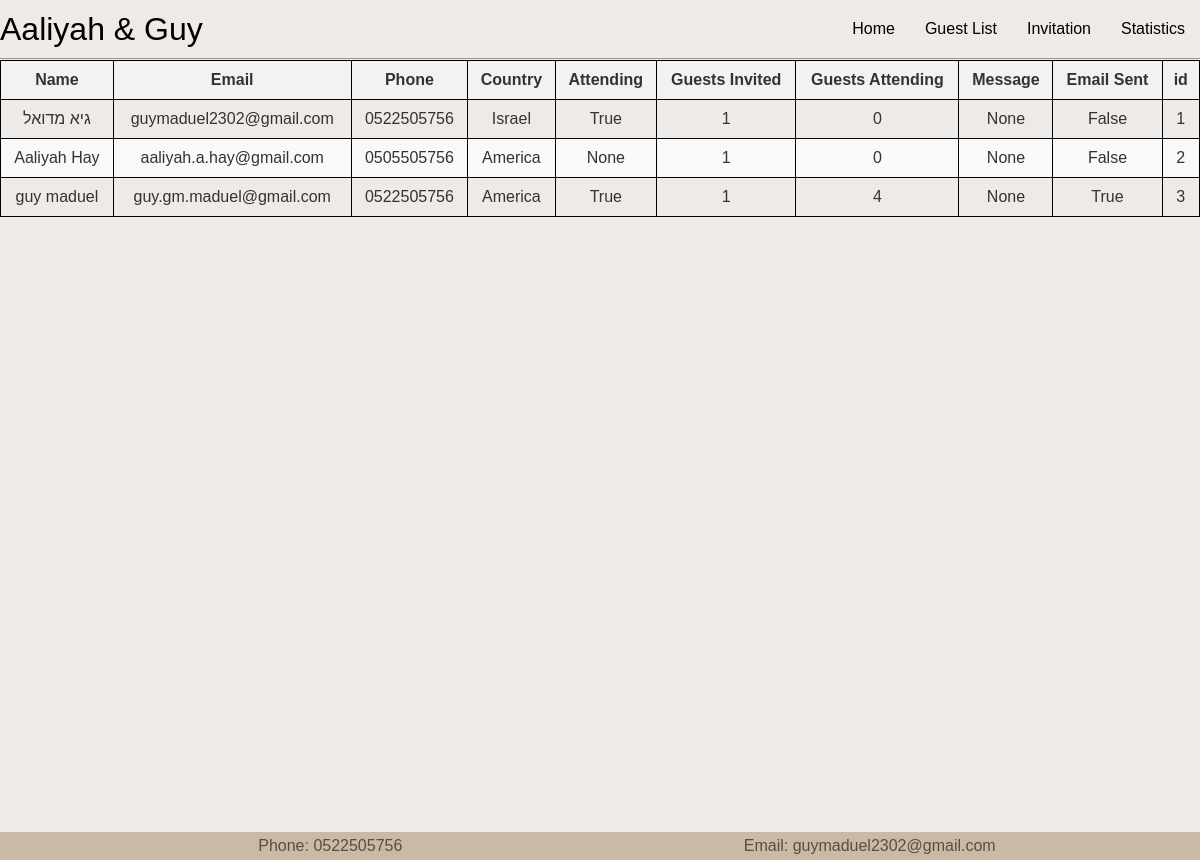
Page /guests/ on the earlier database version.
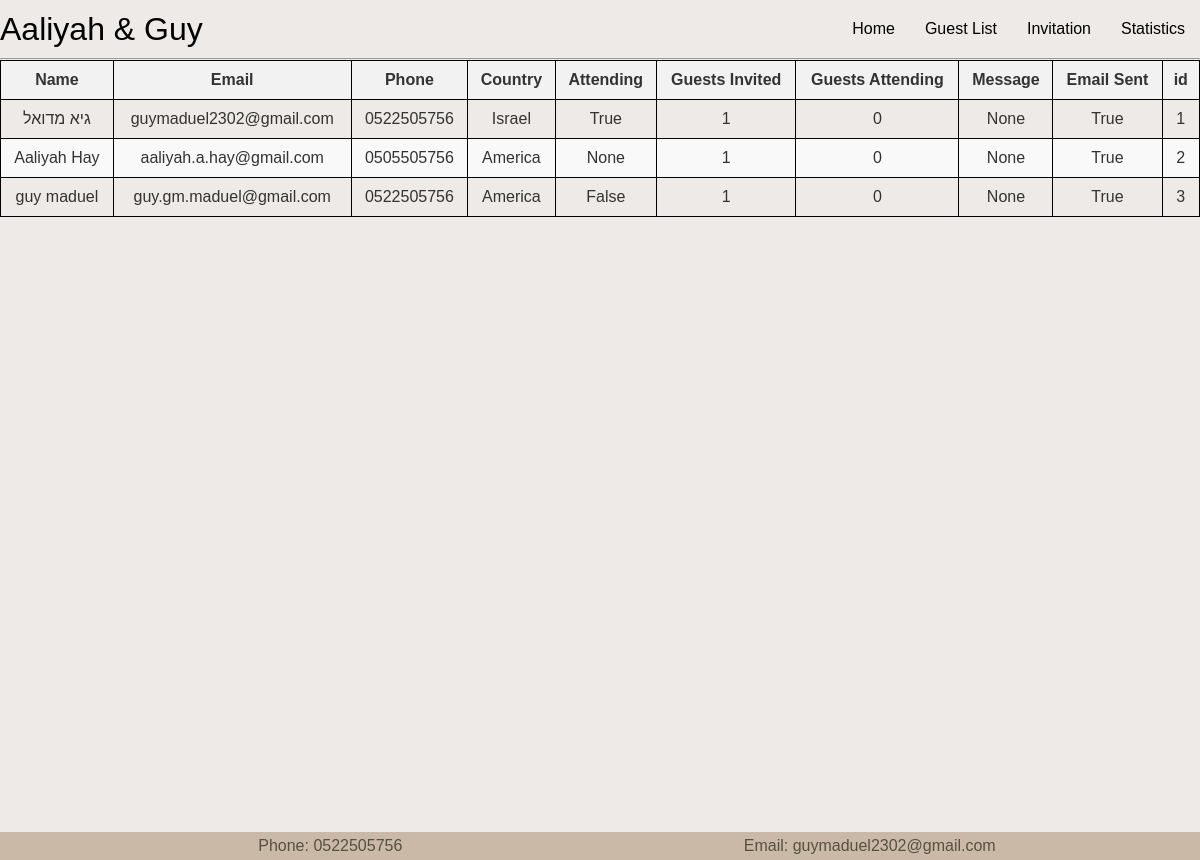
Same page on the later database version.
### main/models.py (models this page shows, shortened)
class Guest(models.Model):
    guest_list = models.ForeignKey(GuestList, on_delete=models.CASCADE, related_name="guests")
    name = models.CharField(max_length=200)
    email = models.EmailField()
    phone = models.CharField(max_length=15)
    country = models.CharField(max_length=100)
    attending = models.BooleanField(blank=True, null=True)  # Allow NULL values
    number_of_guests_invited = models.IntegerField(default=0)
    number_of_guests_attending = models.IntegerField(default=0)
    message = models.TextField(blank=True, null=True)  # Allow NULL values
    email_sent = models.BooleanField(default=False)  # New field
    identification = models.IntegerField(unique=True, null=True, blank=True)  # New field

### main/views.py (the view)
# urls.py: path('guests/', views.guest_list, name='guest_list'),
def guest_list(request):
    guests = Guest.objects.all()
    return render(request, 'main/guest_list.html', {'guests': guests, 'show_navbar': True})

### main/templates/main/guest_list.html
{% extends 'main/base.html' %}
{% load static %}
{% block content %}
<link rel="stylesheet" type="text/css" href="{% static 'css/guest_list.css' %}">
<table>
    <thead>
        <tr>
            <th>Name</th>
            <th>Email</th>
            <th>Phone</th>
            <th>Country</th>
            <th>Attending</th>
            <th>Guests Invited</th>
            <th>Guests Attending</th>
            <th>Message</th>
            <th>Email Sent</th>
            <th>id</th>
        </tr>
    </thead>
    <tbody>
        {% for guest in guests %}
        <tr>
            <td>{{ guest.name }}</td>
            <td>{{ guest.email }}</td>
            <td>{{ guest.phone }}</td>
            <td>{{ guest.country }}</td>
            <td>{{ guest.attending }}</td>
            <td>{{ guest.number_of_guests_invited }}</td>
            <td>{{ guest.number_of_guests_attending }}</td>
            <td>{{ guest.message }}</td>
            <td>{{ guest.email_sent }}</td>
            <td>{{ guest.identification }}</td>
        </tr>
        {% endfor %}
    </tbody>
</table>
{% endblock %}

### main/templates/main/base.html (shortened to what this page needs)
{% load static %}
<!DOCTYPE html>
<html lang="en">
<head>
    <link rel="stylesheet" href="{% static 'css/styles.css' %}">
    <link rel="stylesheet" href="{% static 'css/nav.css' %}">
    <link rel="stylesheet" href="{% static 'css/footer.css' %}">
</head>
<body>
    {% if show_navbar %}
    <header>
        <div class="logo">
            <a href="{% url 'home' %}">Aaliyah & Guy</a>
        </div>
        <nav>
            <ul>
                <li><a href="{% url 'home' %}">Home</a></li>
                <li><a href="{% url 'guest_list' %}">Guest List</a></li>
                <li><a href="{% url 'invitation' 'admin' '0' %}">Invitation</a></li>
                <li><a href="{% url 'statistics' %}">Statistics</a></li>
            </ul>
        </nav>
    </header>
    {% endif %}
    {% block content %}
    {% endblock %}
    <footer class="footer-section">
        <div class="footer-content">
            <p>Phone: 0522505756</p>
            <p>Email: <a href="mailto:guymaduel2302@gmail.com">guymaduel2302@gmail.com</a></p>
        </div>
    </footer>
</body>
</html>
</body>
</html>

### main/static/css/styles.css (style rules this page uses)
body { margin: 20px; padding-top: 60px; font-family: Arial, sans-serif; background-color: #EDEAE7; color: #333; display: flex; flex-direction: column; align-items: center; min-height: 100vh; }

### main/static/css/nav.css (style rules this page uses)
:root { --background: #EDEAE7; --border: rgb(153, 153, 153); }
body { margin: 0; padding-top: 60px; font-family: Arial, sans-serif; background-color: #EDEAE7; display: flex; flex-direction: column; align-items: center; min-height: 100vh; }
header { background-color: var(--background); position: fixed; top: 0; width: 100%; z-index: 1300; display: flex; justify-content: space-between; align-items: center; border-bottom: 1px solid var(--border); padding: 10px 20px; }
.logo { font-size: 2em; font-weight: lighter; }
.logo a { color: black; text-decoration: none; }
nav { display: flex; justify-content: flex-end; }
nav ul { display: flex; list-style: none; padding: 0; margin: 0; }
nav li { padding: 10px 15px; }
nav a { position: relative; color: black; text-decoration: none; transition: all 0.3s ease-in-out; }
nav a::before { content: ''; position: absolute; width: 100%; height: 4px; background: black; bottom: -6px; left: 0; transform: scaleX(0); transition: transform 0.3s ease-in-out; }

### main/static/css/footer.css (style rules this page uses)
.footer-section { position: fixed; left: 0; bottom: 0; width: 100%; background-color: #cbb9a7; text-align: center; z-index: 100; }
.footer-content { width: calc(100% - 4cm); margin: 0 auto; display: flex; justify-content: center; align-items: center; gap: 30px; color: #56513D; }
.footer-content>* { flex: 1; text-align: center; }
.footer-section a { color: #56513D; text-decoration: none; }
.footer-section p { display: inline-block; margin: 5px 0; }

### main/static/css/guest_list.css (style rules this page uses)
table { width: 100%; border-collapse: collapse; margin-bottom: 20px; }
th, td { padding: 10px; text-align: center; border: 1px solid #000000; }
th { background-color: #f2f2f2; font-weight: bold; }
tr:nth-child(even) { background-color: #f9f9f9; }

Differences in the rows shown:
changed Guest "גיא מדואל": email_sent "False" → "True"
changed Guest "Aaliyah Hay": email_sent "False" → "True"
changed Guest "guy maduel": attending "True" → "False"; number_of_guests_attending "4" → "0"
